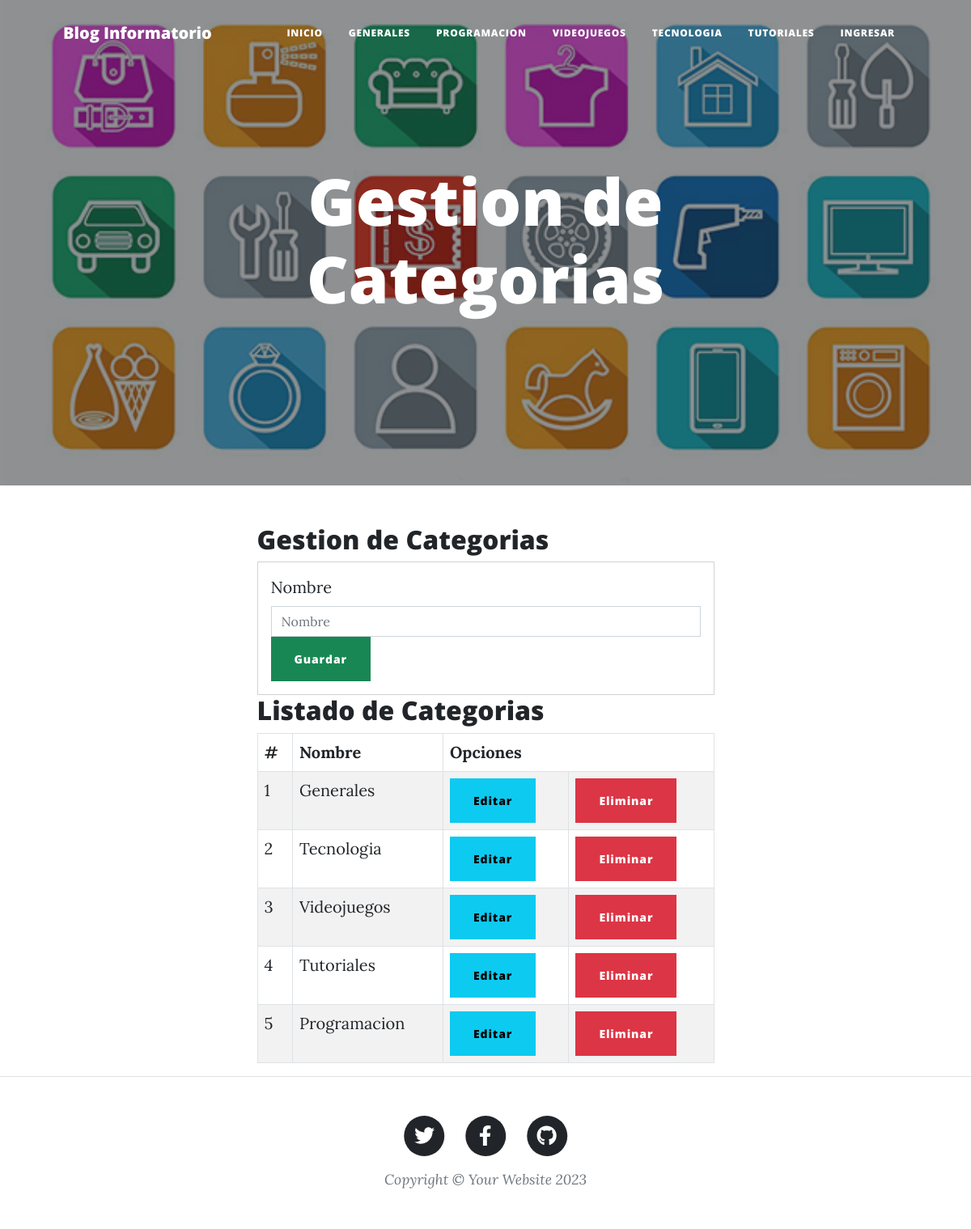
Page /Categorias/ on the committed database.
### GestionDeBlog/models.py (models this page shows, shortened)
class Categoria(models.Model):
    id = models.AutoField(primary_key=True)
    nombre = models.CharField('Nombre de la Categoria', max_length=100, null=False, blank=False)
    estado = models.BooleanField('Categoria Activa / Categoria Desactivada', default=True)
    fecha_creacion = models.DateField('Fecha de Creacion', auto_now=False, auto_now_add=True)
    class Meta:
        verbose_name = 'Categoria'
        verbose_name_plural = 'Categorias'

### GestionDeBlog/views.py (the view)
# urls.py: path('Categorias/', views.categorias, name="categorias"),
def categorias(request):
    categoriaslistadas = Categoria.objects.all()
    return render(request, 'categorias.html', {"categoriaslistadas" : categoriaslistadas})

### GestionDeBlog/templates/categorias.html (shortened to what this page needs)
{% extends 'index.html' %}
{% load static %}
{% block imagen %} {% static 'assets/img/categorias.jpg' %} {% endblock imagen %}
{% block titulo_principal %}
    Gestion de Categorias
{% endblock titulo_principal %}
{% block contenido %}
    <div class="container">
        <div class="register">
            <h2 class="title"> Gestion de Categorias </h2>
            <div class="card">
                <div class="card-body">
                    <form action="/registrarcategoria/" method="POST">{% csrf_token %}
                        <div class="card-item">
                            <label for="exampleFormControlInput1" class="form-label">Nombre</label>
                            <input type="text" id="txtNombre" name="txtNombre" class="form-control" placeholder="Nombre">
                        </div>
                        <div class="card-item">
                            <button type="submit" class="btn btn-success btn-block text-white"> Guardar </button>
                        </div>
                    </form>
                </div>
            </div>
        </div>
        <div class="list">
            <h2> Listado de Categorias </h2>
            <div class="list-content">
                <table class="table table-striped table-bordered">
                    <thead class="thead-dark">
                        <tr>
                            <th> # </th>
                            <th> Nombre </th>
                            <th colspan="2"> Opciones </th>
                        </tr>
                    </thead>
                    <tbody>
                        {% for c in categoriaslistadas %}
                            <tr class="tr-tbody">
                                <td> {{forloop.counter}} </td>
                                <td> {{c.nombre}} </td>
                                <td><a href="edicioncategoria/{{ c.id }}"> <button class="btn btn-info"> Editar </button> </a></td>
                                <td><a href="eliminarcategoria/{{ c.id }}"> <button class="btn btn-danger btnEliminar"> Eliminar </button> </a></td>
                            </tr>
                        {% endfor %}
                    </tbody>
                </table>
            </div>
        </div>
    </div>
{% endblock contenido %}

### rows in the picture
Categoria: nombre "Generales"
Categoria: nombre "Tecnologia"
Categoria: nombre "Videojuegos"
Categoria: nombre "Tutoriales"
Categoria: nombre "Programacion"
